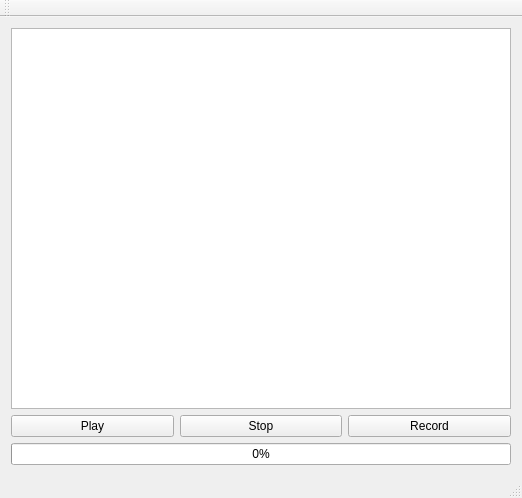
<?xml version="1.0" encoding="UTF-8"?>
<ui version="4.0">
 <class>MainWindow</class>
 <widget class="QMainWindow" name="MainWindow">
  <property name="geometry">
   <rect>
    <x>0</x>
    <y>0</y>
    <width>522</width>
    <height>498</height>
   </rect>
  </property>
  <property name="windowTitle">
   <string>Mobile and Embedded Audio</string>
  </property>
  <widget class="QWidget" name="centralWidget">
   <layout class="QGridLayout" name="gridLayout">
    <item row="0" column="0">
     <widget class="QTextEdit" name="textEdit">
      <property name="readOnly">
       <bool>true</bool>
      </property>
     </widget>
    </item>
    <item row="1" column="0">
     <layout class="QHBoxLayout" name="horizontalLayout">
      <item>
       <widget class="QPushButton" name="playButton">
        <property name="text">
         <string>Play</string>
        </property>
       </widget>
      </item>
      <item>
       <widget class="QPushButton" name="stopButton">
        <property name="text">
         <string>Stop</string>
        </property>
       </widget>
      </item>
      <item>
       <widget class="QPushButton" name="recordButton">
        <property name="text">
         <string>Record</string>
        </property>
       </widget>
      </item>
     </layout>
    </item>
    <item row="2" column="0">
     <widget class="QProgressBar" name="progressBar">
      <property name="maximum">
       <number>100</number>
      </property>
      <property name="value">
       <number>0</number>
      </property>
     </widget>
    </item>
   </layout>
  </widget>
  <widget class="QMenuBar" name="menuBar">
   <property name="geometry">
    <rect>
     <x>0</x>
     <y>0</y>
     <width>522</width>
     <height>33</height>
    </rect>
   </property>
  </widget>
  <widget class="QToolBar" name="mainToolBar">
   <attribute name="toolBarArea">
    <enum>TopToolBarArea</enum>
   </attribute>
   <attribute name="toolBarBreak">
    <bool>false</bool>
   </attribute>
  </widget>
  <widget class="QStatusBar" name="statusBar"/>
 </widget>
 <layoutdefault spacing="6" margin="11"/>
 <resources/>
 <connections/>
</ui>
